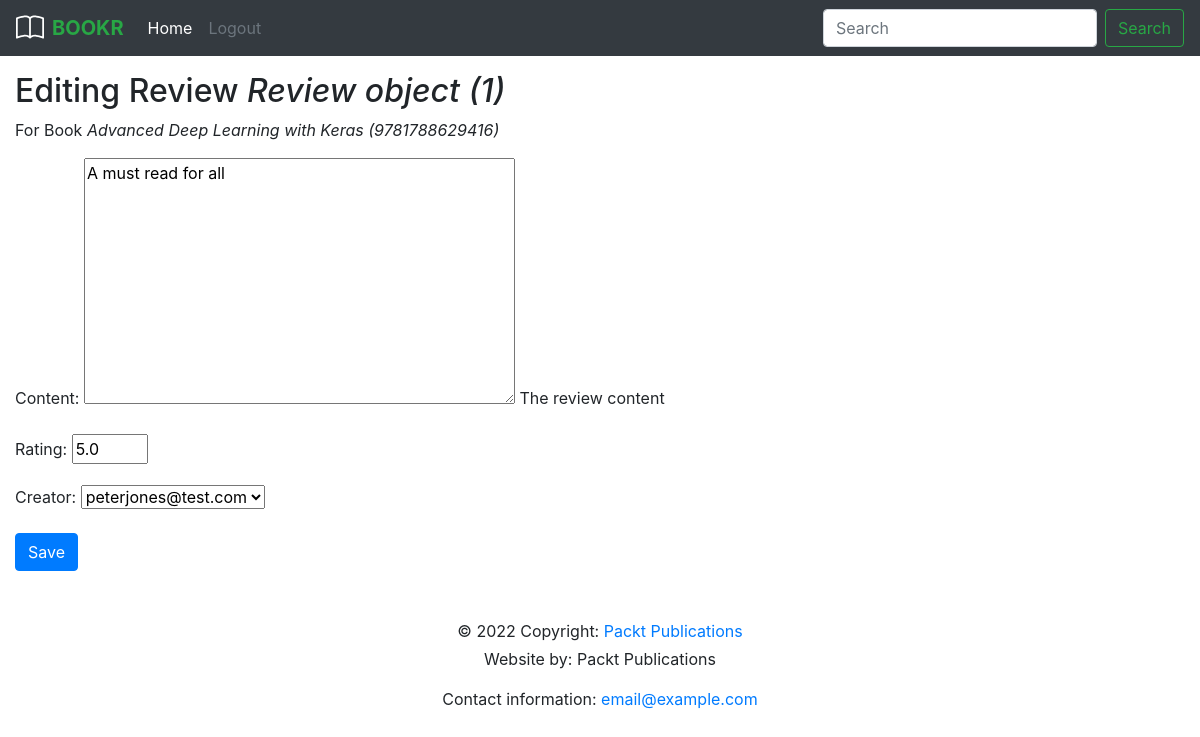
/books/1/reviews/1, run on the app's committed database.
### reviews/models.py (models this page shows)
class Review(models.Model):
    content = models.TextField(help_text="The review content")
    rating= models.FloatField(help_text="The rating the reviewer has given")
    date_created= models.DateTimeField(auto_now_add=True, help_text="The date and time the review was created")
    date_edited= models.DateTimeField(null=True, help_text="The date and time the review was last edited")
    creator=models.ForeignKey(auth.get_user_model(), on_delete=models.CASCADE)
    book = models.ForeignKey(Book, on_delete=models.CASCADE, help_text="The book that the review is for")

class Book(models.Model):
    title = models.CharField(max_length=70, help_text="The title of the book")
    publication_date = models.DateField(verbose_name= "Date the book was published")
    isbn= models.CharField( max_length=20, verbose_name="ISBN number of the book")
    publisher = models.ForeignKey(Publisher, on_delete=models.CASCADE)
    contributors = models.ManyToManyField(Contributor, through='BookContributor')
    def __str__(self):
        return "{} ({})".format(self.title, self.isbn)

### reviews/views.py (the view)
def review_edit(request, book_pk, review_pk=None):
    book = get_object_or_404(Book, pk=book_pk)
    if review_pk is not None:
        review = get_object_or_404(Review, book_id=book.pk, pk=review_pk)
    else:
        review = None
    if request.method == "POST":
        form = ReviewForm(request.POST, instance=review)
        if form.is_valid():
            updated_review = form.save(commit=False)
            updated_review.book = book
            if review is not None:
                updated_review.date_edited = timezone.now()
            updated_review.save()
            messages.success(request, f'Review for "{book.title}" created.')
            return redirect("book_detail", book.pk)
    else:
        form = ReviewForm(instance=review)
    return render(request, "reviews/instance_form.html", {
        "form": form,
        "instance": review,
        "model_type": "Review",
        "related_instance": book,
        "related_model_type": "Book"
    })

### reviews/forms.py
class ReviewForm(forms.ModelForm):
    rating = forms.IntegerField(min_value=0, max_value=5)
    class Meta:
        model = Review
        exclude = ["date_edited", "book"]

### reviews/templates/reviews/instance_form.html (shortened to what this page needs)
{% extends "base.html" %}
{% block content %}
   <h2>
       {% if instance %}
           Editing {{ model_type }} <em>{{ instance }}</em>
       {% else %}
           New {{ model_type }}
       {% endif %}
   </h2>
   {% if related_model_type and related_instance %}
       <p>For {{ related_model_type }} <em>{{ related_instance }}</em></p>
   {% endif %}
   <form method="post">
       {{ form.as_p }}
       <button type="submit" class="btn btn-primary">
           {% if instance %}Save{% else %}Create{% endif %}
       </button>
   </form>
{% endblock %}

### data on the page
Review: id "Review object (1)", content "A must read for all", rating "5.0", creator "peterjones@test.com"
Book: title+isbn "Advanced Deep Learning with Keras (9781788629416)"

### other printed values
{{ model_type }} "Review"
{{ related_model_type }} "Book"
